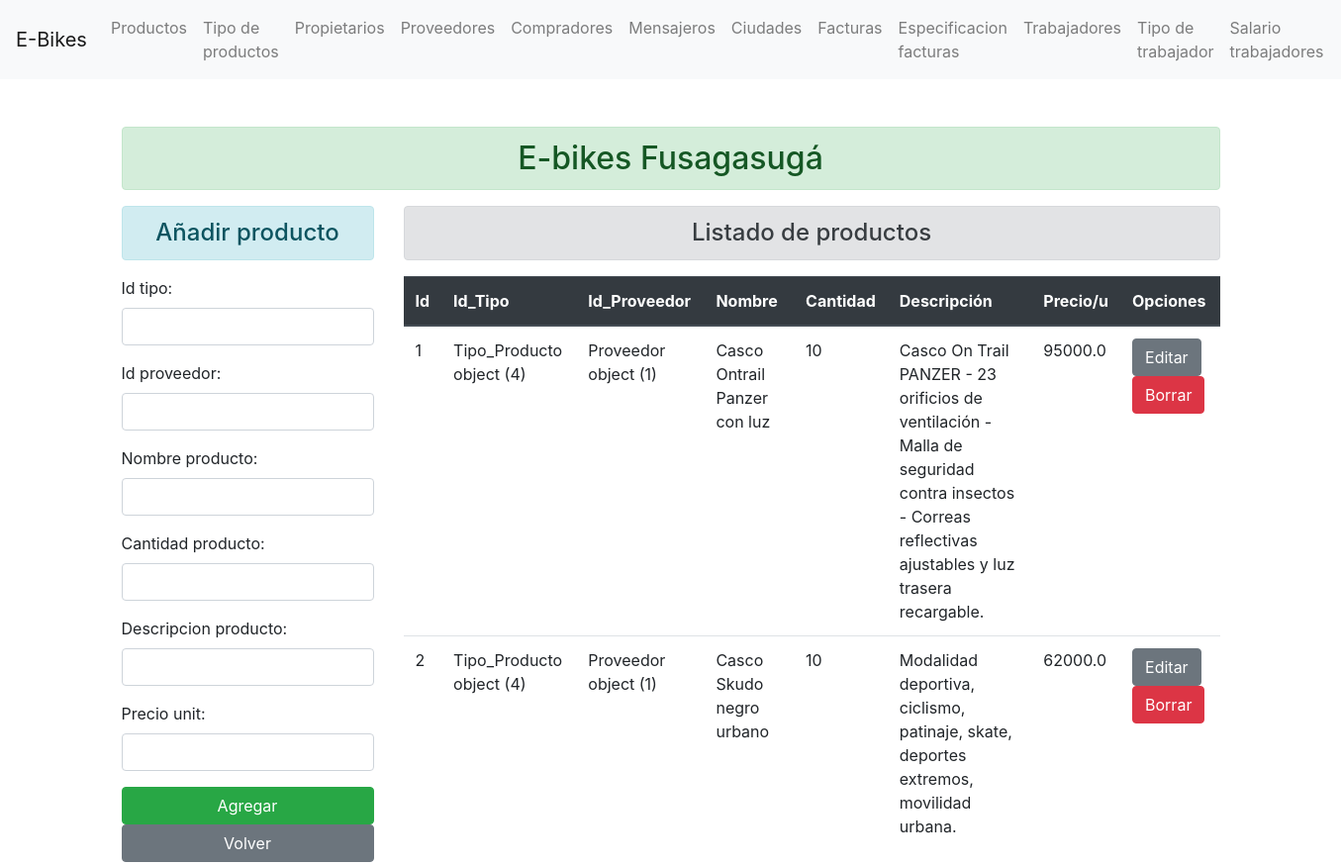
The app's page /, older data.
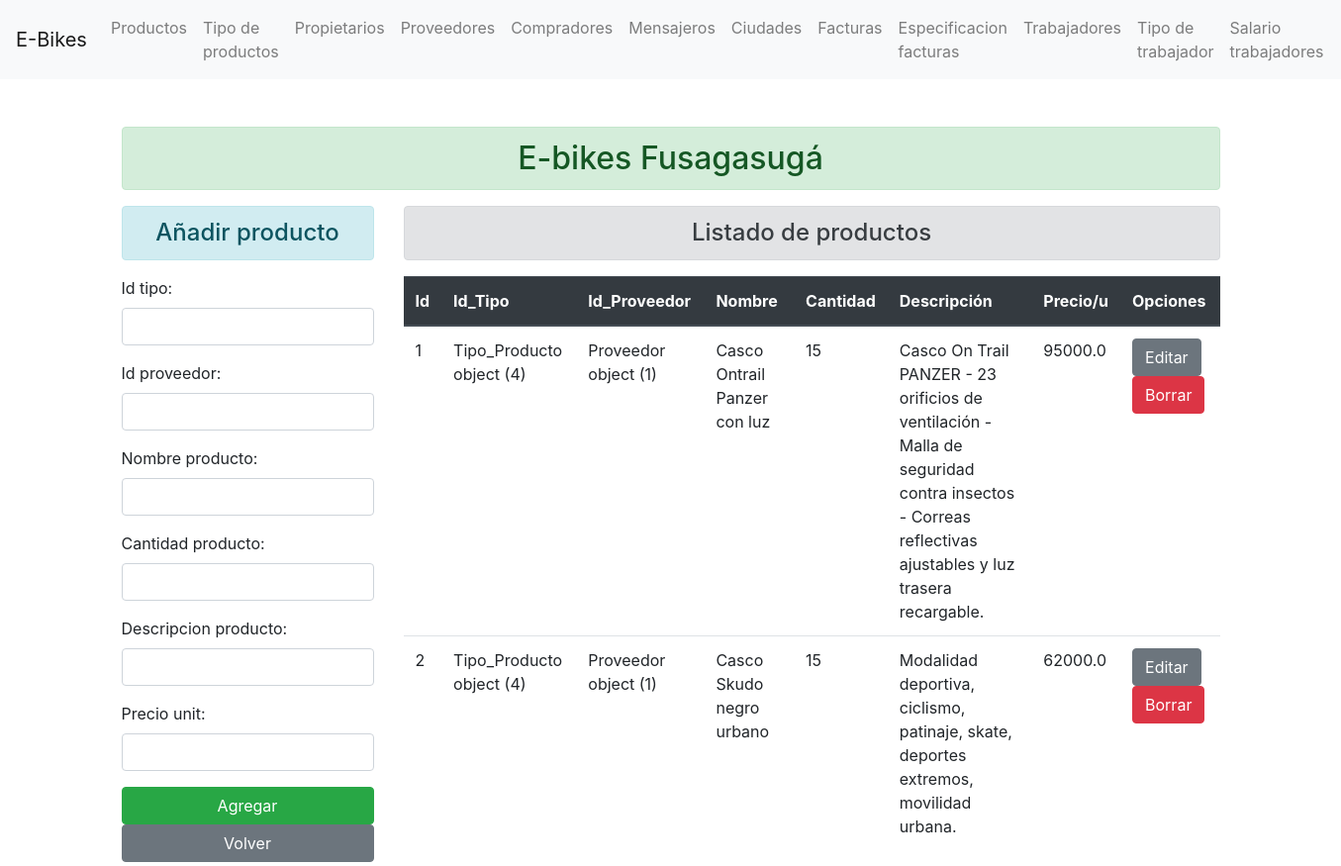
The same page, newer data.
### enroll/models.py (models this page shows)
class Product(models.Model):
    id = models.AutoField(auto_created=True, primary_key=True)
    id_tipo = models.ForeignKey(Tipo_Producto, on_delete=models.CASCADE)
    id_proveedor = models.ForeignKey(Proveedor, on_delete=models.CASCADE)
    nombre_producto = models.CharField(max_length=70)
    cantidad_producto = models.PositiveIntegerField()
    descripcion_producto = models.CharField(max_length=300)
    precio_unit = models.FloatField()

class Tipo_Producto(models.Model):
    id_tipo = models.AutoField(auto_created=True, primary_key=True)
    nombre_tipo = models.CharField(max_length=70)

class Proveedor(models.Model):
    id_proveedor = models.AutoField(auto_created=True, primary_key=True)
    cedula_propietario = models.ForeignKey(Propietario, on_delete=models.CASCADE)
    nombre_proveedor = models.CharField(max_length=70)
    direccion = models.CharField(max_length=70)
    telefono = models.IntegerField()
    correo_electronico = models.EmailField(max_length=70)

### enroll/views.py (the view)
# urls.py: path('', views.add_show, name="addproduct" ),
def add_show(request):
    if request.method == 'POST':
        fm = ProductRegistration(request.POST)
        if fm.is_valid():
            it = fm.cleaned_data['id_tipo']
            ip = fm.cleaned_data['id_proveedor']
            np = fm.cleaned_data['nombre_producto']
            cp = fm.cleaned_data['cantidad_producto']
            dp = fm.cleaned_data['descripcion_producto']
            pu = fm.cleaned_data['precio_unit']
            reg = Product(id_tipo=it, id_proveedor=ip, nombre_producto=np, cantidad_producto=cp, descripcion_producto=dp, precio_unit=pu)
            reg.save()
            fm = ProductRegistration()
    else:
        fm = ProductRegistration()
    productos = Product.objects.all()
    return render(request, 'enroll/addproduct.html', {'form':fm, 'producto':productos})

### enroll/forms.py
class ProductRegistration(forms.ModelForm):
    class Meta:
        model = Product
        fields = ['id_tipo','id_proveedor','nombre_producto','cantidad_producto', 'descripcion_producto','precio_unit']
        widgets = {
            'id_tipo': forms.NumberInput(attrs={'class':'form-control'}),
            'id_proveedor': forms.NumberInput(attrs={'class':'form-control'}),
            'nombre_producto': forms.TextInput(attrs={'class':'form-control'}),
            'cantidad_producto': forms.NumberInput(attrs={'class':'form-control'}),
            'descripcion_producto': forms.TextInput(attrs={'class':'form-control'}),
            'precio_unit': forms.NumberInput(attrs={'class':'form-control'}),
        }

### enroll/templates/enroll/addproduct.html (shortened to what this page needs)
{% extends 'enroll/base.html' %}
{% block content  %}
    <div class="row">
        <div class="col-sm-3">
            <h4 class="text-center alert alert-info">Añadir producto</h4>
            <form action=" " method="POST">
                {{form.as_p}}
                <input type="submit" class="btn btn-success btn-block" value="Agregar" >
            </form>
            <a class="btn btn-secondary btn-block" href="/">Volver</a>
        </div>
        <div class="col-sm-9">
            <h4 class="text-center alert alert-secondary">Listado de productos</h4>
            {% if producto %}
                <table class="table">
                    <thead class="thead-dark">
                    <tr>
                        <th scope="col">Id</th>
                        <th scope="col">Id_Tipo</th>
                        <th scope="col">Id_Proveedor</th>
                        <th scope="col">Nombre</th>
                        <th scope="col">Cantidad</th>
                        <th scope="col">Descripción</th>
                        <th scope="col">Precio/u</th>
                        <th scope="col">Opciones</th>
                    </tr>
                    </thead>
                    <tbody>
                        {% for productos in producto %}
                        <tr>
                            <td>{{productos.id}}</td>
                            <td>{{productos.id_tipo}}</td>
                            <td>{{productos.id_proveedor}}</td>
                            <td>{{productos.nombre_producto}}</td>
                            <td>{{productos.cantidad_producto}}</td>
                            <td>{{productos.descripcion_producto}}</td>
                            <td>{{productos.precio_unit}}</td>
                            <td>
                                <a href="{% url 'updatedata' productos.id %}" class="btn btn-secondary bt-sm" >Editar</a>
                                <form action="{% url 'deletedata' productos.id %}" method="post" class="d-inline"> {% csrf_token %}
                                    <input type="submit" class="btn btn-danger bt-sm" value="Borrar">
                                </form>
                            </td>
                        </tr>
                        {% endfor %}
                    </tbody>
                </table>
            {% else %}
                <h4 class="text-center alert alert-warning">No hay productos registrados</h4>
            {%  endif %}
        </div>
    </div>
{% endblock content  %}

Row changes from the older to the newer data that the page shows:
changed Product "Casco Ontrail Panzer con luz": cantidad_producto "10" → "15"
changed Product "Casco Skudo negro urbano": cantidad_producto "10" → "15"
